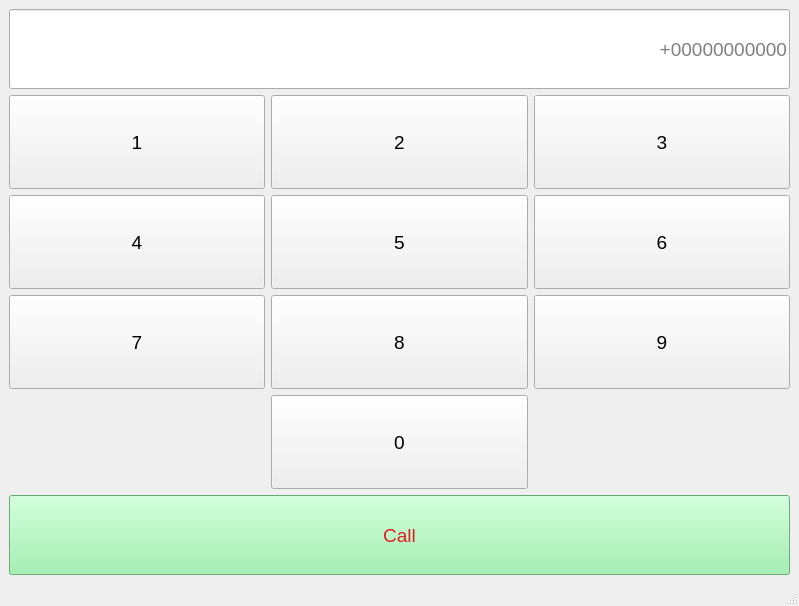
<?xml version="1.0" encoding="UTF-8"?>
<ui version="4.0">
 <class>MainWindow</class>
 <widget class="QMainWindow" name="MainWindow">
  <property name="geometry">
   <rect>
    <x>0</x>
    <y>0</y>
    <width>799</width>
    <height>606</height>
   </rect>
  </property>
  <property name="windowTitle">
   <string>MainWindow</string>
  </property>
  <widget class="QWidget" name="centralwidget">
   <layout class="QGridLayout" name="gridLayout_2">
    <item row="0" column="0">
     <layout class="QVBoxLayout" name="verticalLayout">
      <item>
       <widget class="QLineEdit" name="lineEdit">
        <property name="minimumSize">
         <size>
          <width>0</width>
          <height>80</height>
         </size>
        </property>
        <property name="font">
         <font>
          <pointsize>14</pointsize>
         </font>
        </property>
        <property name="alignment">
         <set>Qt::AlignRight|Qt::AlignTrailing|Qt::AlignVCenter</set>
        </property>
        <property name="placeholderText">
         <string>+00000000000</string>
        </property>
       </widget>
      </item>
      <item>
       <layout class="QGridLayout" name="gridLayout">
        <item row="0" column="2">
         <widget class="QPushButton" name="pushButton_3">
          <property name="sizePolicy">
           <sizepolicy hsizetype="Minimum" vsizetype="Expanding">
            <horstretch>0</horstretch>
            <verstretch>0</verstretch>
           </sizepolicy>
          </property>
          <property name="font">
           <font>
            <pointsize>14</pointsize>
           </font>
          </property>
          <property name="text">
           <string>3</string>
          </property>
         </widget>
        </item>
        <item row="8" column="1">
         <widget class="QPushButton" name="pushButton_8">
          <property name="sizePolicy">
           <sizepolicy hsizetype="Minimum" vsizetype="Expanding">
            <horstretch>0</horstretch>
            <verstretch>0</verstretch>
           </sizepolicy>
          </property>
          <property name="font">
           <font>
            <pointsize>14</pointsize>
           </font>
          </property>
          <property name="text">
           <string>8</string>
          </property>
         </widget>
        </item>
        <item row="8" column="2">
         <widget class="QPushButton" name="pushButton_9">
          <property name="sizePolicy">
           <sizepolicy hsizetype="Minimum" vsizetype="Expanding">
            <horstretch>0</horstretch>
            <verstretch>0</verstretch>
           </sizepolicy>
          </property>
          <property name="font">
           <font>
            <pointsize>14</pointsize>
           </font>
          </property>
          <property name="text">
           <string>9</string>
          </property>
         </widget>
        </item>
        <item row="0" column="1">
         <widget class="QPushButton" name="pushButton_2">
          <property name="sizePolicy">
           <sizepolicy hsizetype="Minimum" vsizetype="Expanding">
            <horstretch>0</horstretch>
            <verstretch>0</verstretch>
           </sizepolicy>
          </property>
          <property name="font">
           <font>
            <pointsize>14</pointsize>
           </font>
          </property>
          <property name="text">
           <string>2</string>
          </property>
         </widget>
        </item>
        <item row="8" column="0">
         <widget class="QPushButton" name="pushButton_7">
          <property name="sizePolicy">
           <sizepolicy hsizetype="Minimum" vsizetype="Expanding">
            <horstretch>0</horstretch>
            <verstretch>0</verstretch>
           </sizepolicy>
          </property>
          <property name="font">
           <font>
            <pointsize>14</pointsize>
           </font>
          </property>
          <property name="text">
           <string>7</string>
          </property>
         </widget>
        </item>
        <item row="1" column="0">
         <widget class="QPushButton" name="pushButton_4">
          <property name="sizePolicy">
           <sizepolicy hsizetype="Minimum" vsizetype="Expanding">
            <horstretch>0</horstretch>
            <verstretch>0</verstretch>
           </sizepolicy>
          </property>
          <property name="font">
           <font>
            <pointsize>14</pointsize>
           </font>
          </property>
          <property name="text">
           <string>4</string>
          </property>
         </widget>
        </item>
        <item row="10" column="1">
         <widget class="QPushButton" name="pushButton_10">
          <property name="sizePolicy">
           <sizepolicy hsizetype="Minimum" vsizetype="Expanding">
            <horstretch>0</horstretch>
            <verstretch>0</verstretch>
           </sizepolicy>
          </property>
          <property name="font">
           <font>
            <pointsize>14</pointsize>
           </font>
          </property>
          <property name="text">
           <string>0</string>
          </property>
         </widget>
        </item>
        <item row="1" column="1">
         <widget class="QPushButton" name="pushButton_5">
          <property name="sizePolicy">
           <sizepolicy hsizetype="Minimum" vsizetype="Expanding">
            <horstretch>0</horstretch>
            <verstretch>0</verstretch>
           </sizepolicy>
          </property>
          <property name="font">
           <font>
            <pointsize>14</pointsize>
           </font>
          </property>
          <property name="text">
           <string>5</string>
          </property>
         </widget>
        </item>
        <item row="0" column="0">
         <widget class="QPushButton" name="pushButton">
          <property name="sizePolicy">
           <sizepolicy hsizetype="Minimum" vsizetype="Expanding">
            <horstretch>0</horstretch>
            <verstretch>0</verstretch>
           </sizepolicy>
          </property>
          <property name="font">
           <font>
            <pointsize>14</pointsize>
           </font>
          </property>
          <property name="text">
           <string>1</string>
          </property>
         </widget>
        </item>
        <item row="1" column="2">
         <widget class="QPushButton" name="pushButton_6">
          <property name="sizePolicy">
           <sizepolicy hsizetype="Minimum" vsizetype="Expanding">
            <horstretch>0</horstretch>
            <verstretch>0</verstretch>
           </sizepolicy>
          </property>
          <property name="font">
           <font>
            <pointsize>14</pointsize>
           </font>
          </property>
          <property name="text">
           <string>6</string>
          </property>
         </widget>
        </item>
       </layout>
      </item>
      <item>
       <widget class="QPushButton" name="pushButton_11">
        <property name="minimumSize">
         <size>
          <width>0</width>
          <height>80</height>
         </size>
        </property>
        <property name="font">
         <font>
          <pointsize>14</pointsize>
         </font>
        </property>
        <property name="styleSheet">
         <string notr="true">background-color:rgb(143, 240, 164);
color:rgb(224, 27, 36)</string>
        </property>
        <property name="text">
         <string>Call</string>
        </property>
       </widget>
      </item>
     </layout>
    </item>
   </layout>
  </widget>
  <widget class="QMenuBar" name="menubar">
   <property name="geometry">
    <rect>
     <x>0</x>
     <y>0</y>
     <width>799</width>
     <height>20</height>
    </rect>
   </property>
  </widget>
  <widget class="QStatusBar" name="statusbar"/>
 </widget>
 <resources/>
 <connections>
  <connection>
   <sender>pushButton</sender>
   <signal>clicked()</signal>
   <receiver>MainWindow</receiver>
   <slot>add1()</slot>
   <hints>
    <hint type="sourcelabel">
     <x>118</x>
     <y>160</y>
    </hint>
    <hint type="destinationlabel">
     <x>129</x>
     <y>449</y>
    </hint>
   </hints>
  </connection>
  <connection>
   <sender>pushButton_2</sender>
   <signal>clicked()</signal>
   <receiver>MainWindow</receiver>
   <slot>add2()</slot>
   <hints>
    <hint type="sourcelabel">
     <x>445</x>
     <y>182</y>
    </hint>
    <hint type="destinationlabel">
     <x>608</x>
     <y>427</y>
    </hint>
   </hints>
  </connection>
  <connection>
   <sender>pushButton_3</sender>
   <signal>clicked()</signal>
   <receiver>MainWindow</receiver>
   <slot>add3()</slot>
   <hints>
    <hint type="sourcelabel">
     <x>663</x>
     <y>173</y>
    </hint>
    <hint type="destinationlabel">
     <x>698</x>
     <y>427</y>
    </hint>
   </hints>
  </connection>
  <connection>
   <sender>pushButton_4</sender>
   <signal>clicked()</signal>
   <receiver>MainWindow</receiver>
   <slot>add4()</slot>
   <hints>
    <hint type="sourcelabel">
     <x>163</x>
     <y>262</y>
    </hint>
    <hint type="destinationlabel">
     <x>200</x>
     <y>422</y>
    </hint>
   </hints>
  </connection>
  <connection>
   <sender>pushButton_5</sender>
   <signal>clicked()</signal>
   <receiver>MainWindow</receiver>
   <slot>add5()</slot>
   <hints>
    <hint type="sourcelabel">
     <x>386</x>
     <y>275</y>
    </hint>
    <hint type="destinationlabel">
     <x>238</x>
     <y>455</y>
    </hint>
   </hints>
  </connection>
  <connection>
   <sender>pushButton_6</sender>
   <signal>clicked()</signal>
   <receiver>MainWindow</receiver>
   <slot>add6()</slot>
   <hints>
    <hint type="sourcelabel">
     <x>613</x>
     <y>278</y>
    </hint>
    <hint type="destinationlabel">
     <x>576</x>
     <y>451</y>
    </hint>
   </hints>
  </connection>
  <connection>
   <sender>pushButton_7</sender>
   <signal>clicked()</signal>
   <receiver>MainWindow</receiver>
   <slot>add7()</slot>
   <hints>
    <hint type="sourcelabel">
     <x>207</x>
     <y>349</y>
    </hint>
    <hint type="destinationlabel">
     <x>78</x>
     <y>423</y>
    </hint>
   </hints>
  </connection>
  <connection>
   <sender>pushButton_8</sender>
   <signal>clicked()</signal>
   <receiver>MainWindow</receiver>
   <slot>add8()</slot>
   <hints>
    <hint type="sourcelabel">
     <x>419</x>
     <y>370</y>
    </hint>
    <hint type="destinationlabel">
     <x>649</x>
     <y>462</y>
    </hint>
   </hints>
  </connection>
  <connection>
   <sender>pushButton_9</sender>
   <signal>clicked()</signal>
   <receiver>MainWindow</receiver>
   <slot>add9()</slot>
   <hints>
    <hint type="sourcelabel">
     <x>718</x>
     <y>350</y>
    </hint>
    <hint type="destinationlabel">
     <x>755</x>
     <y>464</y>
    </hint>
   </hints>
  </connection>
  <connection>
   <sender>pushButton_10</sender>
   <signal>clicked()</signal>
   <receiver>MainWindow</receiver>
   <slot>add0()</slot>
   <hints>
    <hint type="sourcelabel">
     <x>376</x>
     <y>466</y>
    </hint>
    <hint type="destinationlabel">
     <x>52</x>
     <y>476</y>
    </hint>
   </hints>
  </connection>
  <connection>
   <sender>pushButton_11</sender>
   <signal>clicked()</signal>
   <receiver>MainWindow</receiver>
   <slot>makeCall()</slot>
   <hints>
    <hint type="sourcelabel">
     <x>256</x>
     <y>547</y>
    </hint>
    <hint type="destinationlabel">
     <x>88</x>
     <y>453</y>
    </hint>
   </hints>
  </connection>
 </connections>
 <slots>
  <slot>add0()</slot>
  <slot>add1()</slot>
  <slot>add2()</slot>
  <slot>add3()</slot>
  <slot>add4()</slot>
  <slot>add5()</slot>
  <slot>add6()</slot>
  <slot>add7()</slot>
  <slot>add8()</slot>
  <slot>add9()</slot>
  <slot>makeCall()</slot>
 </slots>
</ui>
